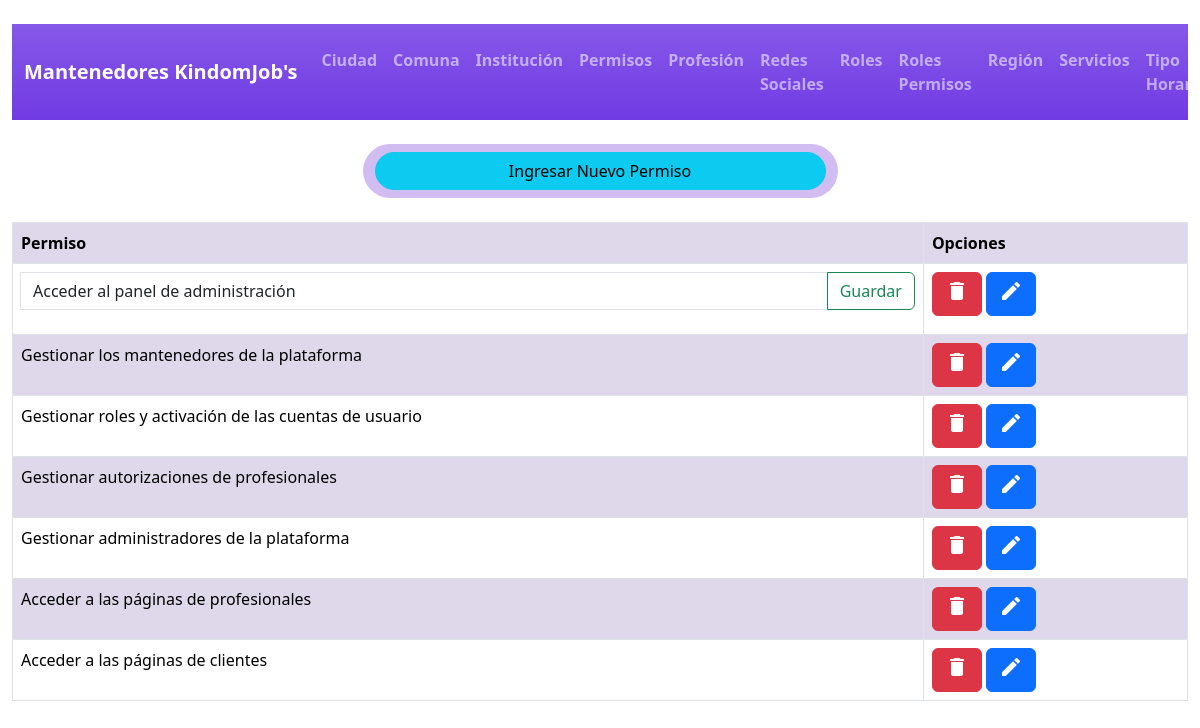
The app's page /admin/mantenedor_permiso/form_edicion_permiso.php?id_e=1, older data.
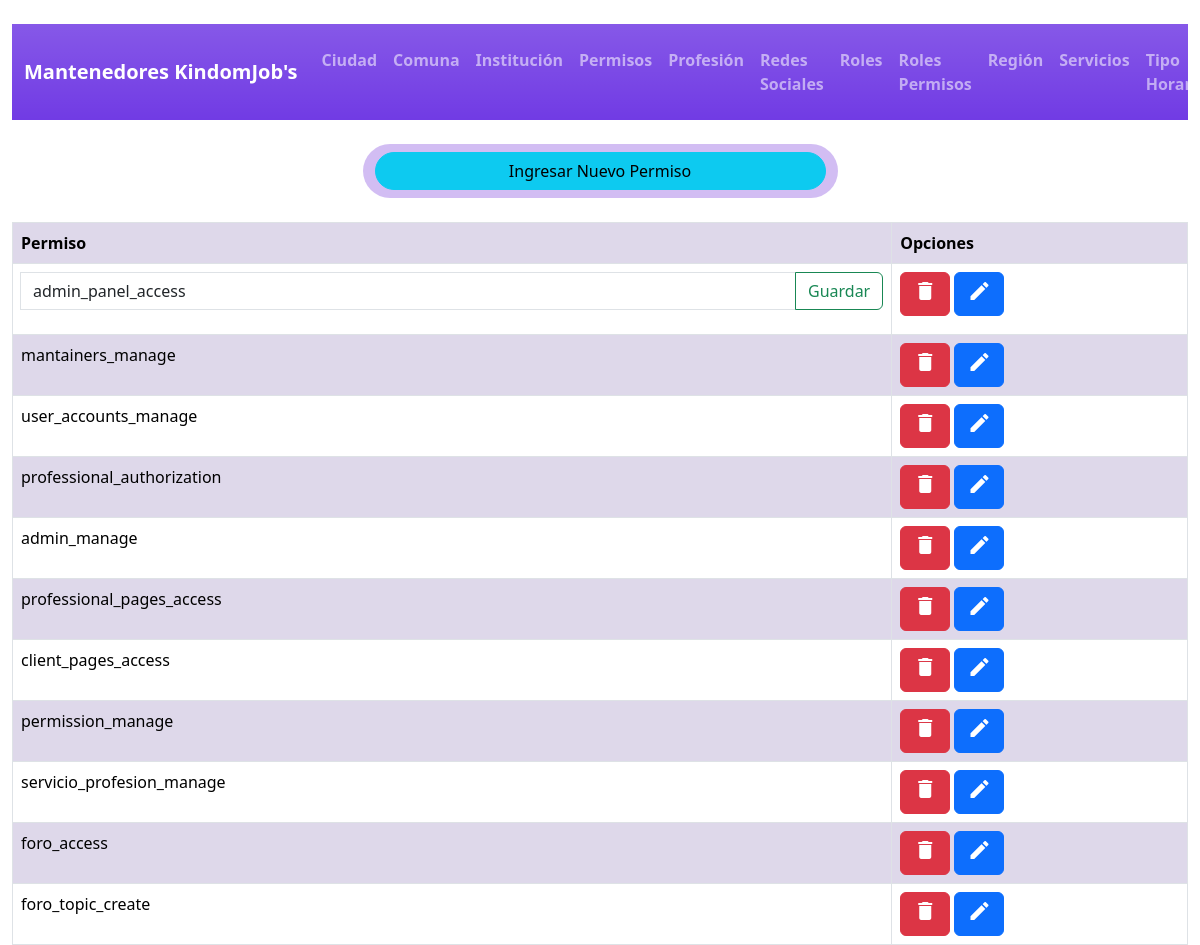
The same page, newer data.
### tables this page shows
CREATE TABLE `permiso` (
  `id_permiso` int(11) NOT NULL,
  `nombre_permiso` varchar(50) NOT NULL,
  `descripcion_permiso` varchar(255) NOT NULL
);

### admin/mantenedor_permiso/form_edicion_permiso.php (the view, shortened to what the changed rows need)
<?php
    require('..\conexion.php');
    $id_recibido = $_GET["id_e"];
        $consulta = "SELECT * FROM permiso WHERE id_permiso=$id_recibido";
        $resultado = mysqli_query($conexion,$consulta);
        while($row=mysqli_fetch_assoc($resultado)){
            $id = $row["id_permiso"];
        }
?>
<!DOCTYPE html>
<html lang="es">
<head>
    <link rel="stylesheet" href="../estilos.css">
    <link href="https://cdn.jsdelivr.net/npm/bootstrap@5.3.3/dist/css/bootstrap.min.css" rel="stylesheet"
>
</head>
<body>
    <div class="container-fluid contenedorcompleto py-4">
        <br>
        <br>
        <table class="table table-striped table-bordered">
            <tr>
                <th>Permiso</th>
                <th>Opciones</th>
            </tr>
            <?php
            $consulta = "SELECT * FROM permiso";
            $resultado = mysqli_query($conexion,$consulta);
            while($row=mysqli_fetch_assoc($resultado)){
                $nombre_consultado = $row["nombre_permiso"];
                $id_p = $row["id_permiso"];
                if ($id == $id_p) {
                    ?>
                    <tr>
                    <td><form action='editar_permiso.php' method='POST'>
                        <div class="input-group mb-3">
                        <input type="text" name="nombre_e" class="form-control" aria-describedby="button-addon2" value="<?php echo $nombre_consultado ?>" style="width:50%" required>
                        <button class="btn btn-outline-success" type="sumbit" id="button-addon">Guardar</button>
                        </div>
                    </form></td>
                    <td>
                        <a href= "borrar_permiso.php?id_e=<?php echo $id_p ?>" class="btn btn-danger" style="color: white; text-decoration: none;"><span class="material-icons">delete</span></a>
                        <a href="form_edicion_permiso.php?id_e=<?php echo $id_p ?>" class='btn btn-primary' style='color: white; text-decoration: none;'><span class='material-icons'>edit</span></a>
                    </td>
                    </tr>
                <?php
                }else{
                    echo "<tr>";
                        echo "<td>".$nombre_consultado."</td>";
                        echo"<td><a href='borrar_permiso.php?id_e=$id_p' class='btn btn-danger' style='color: white; text-decoration: none;'><span class='material-icons'>delete</span></a> <a href='form_edicion_permiso.php?id_e=$id' class='btn btn-primary' style='color: white; text-decoration: none;'><span class='material-icons'>edit</span></a></td>";
                    echo"</tr>";
                }
            }
        ?>
        </table>
    </div>
</body>
</html>

Row changes from the older to the newer data that the page shows:
changed permiso: nombre_e "Acceder al panel de administración" → "admin_panel_access"
changed permiso: nombre_permiso "Gestionar los mantenedores de la plataforma" → "mantainers_manage"
changed permiso: nombre_permiso "Gestionar roles y activación de las cuentas de usuario" → "user_accounts_manage"
changed permiso: nombre_permiso "Gestionar autorizaciones de profesionales" → "professional_authorization"
changed permiso: nombre_permiso "Gestionar administradores de la plataforma" → "admin_manage"
changed permiso: nombre_permiso "Acceder a las páginas de profesionales" → "professional_pages_access"
changed permiso: nombre_permiso "Acceder a las páginas de clientes" → "client_pages_access"
added permiso: nombre_permiso "permission_manage"
added permiso: nombre_permiso "servicio_profesion_manage"
added permiso: nombre_permiso "foro_access"
added permiso: nombre_permiso "foro_topic_create"
